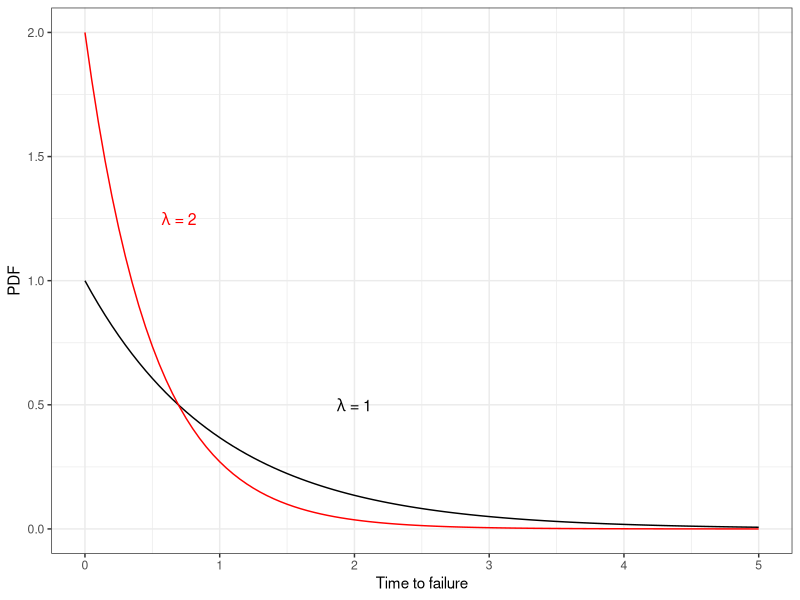
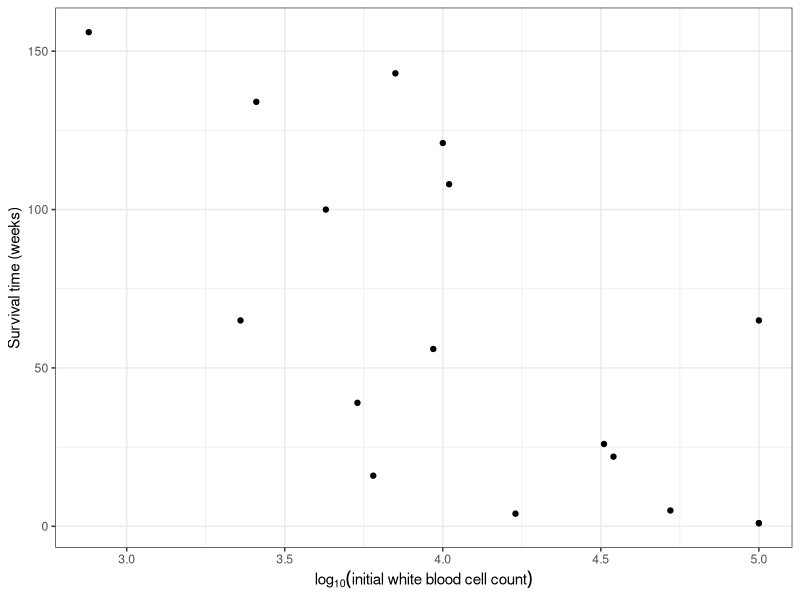
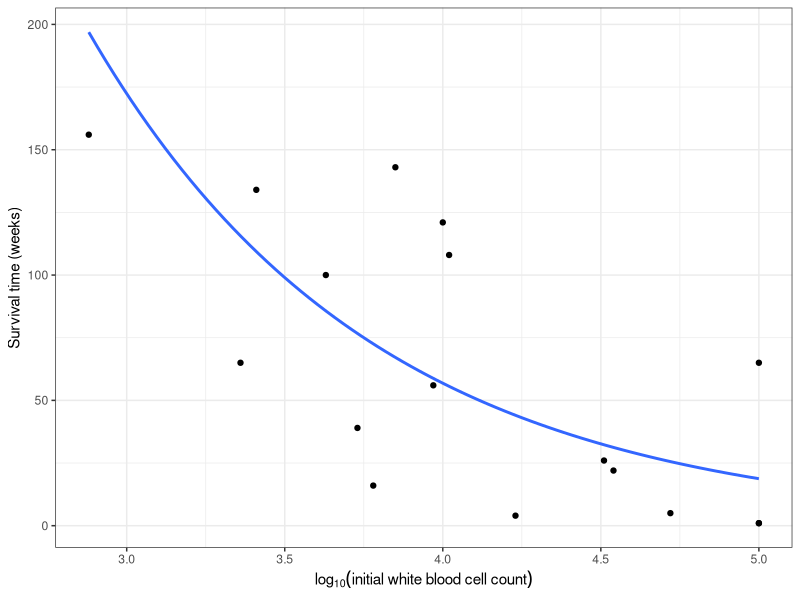
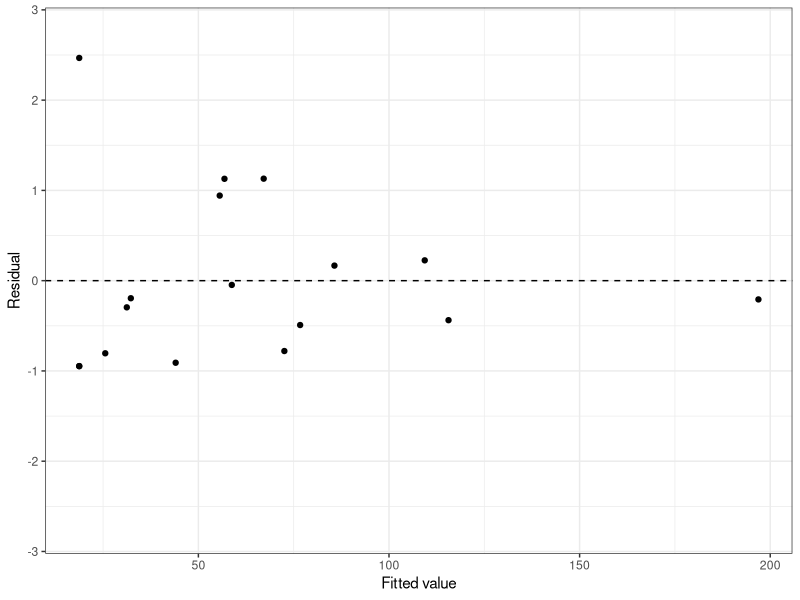

Here is the R script that generated these plots, in order:
library(ggplot2); theme_set(theme_bw())

# Exponential example
la1 <- expression(paste(lambda, " = 1"))
la2 <- expression(paste(lambda, " = 2"))

ggplot(data.frame(time = c(0, 5)), aes(time)) +
  stat_function(fun = dexp, args = list(rate = 1), show.legend = TRUE) +
  stat_function(fun = dexp, args = list(rate = 2), color = "red") +
  annotate("text", x = 2, y = .5, label = la1, size = 4) +
  annotate("text", x = .7, y = 1.25, label = la2, size = 4, color = "red") +
  xlab("Time to failure") +
  ylab("PDF")

# GLM example with survival data
dat <- read.table("leukemia.txt", header = TRUE, sep = "\t")

ggplot(dat, aes(log_wbc, surv_weeks)) +
  geom_point() +
  xlab(expression(log[10]("initial white blood cell count"))) +
  ylab("Survival time (weeks)")

# IRLS procedure
irls_exp <- function(x, y, be1, be2, max_iter = 100, tol = 1e-5) {
  X <- matrix(c(rep(1, length(x)), x), ncol = 2)
  be <- matrix(c(be1, be2), ncol = 1)
  be_prev <- be
  
  for (iter in 1:max_iter) {
    z <- X %*% be + y / (exp(X %*% be)) - 1
    cov_mat <- solve(t(X) %*% X) 
    be <- cov_mat %*% t(X) %*% z
    
    if (abs(be[1] - be_prev[1]) < tol && abs(be[2] - be_prev[2]) < tol) {
      break
    } else {
      be_prev <- be
    }
  }
  list(be = be, cov_mat = cov_mat, num_iter = iter)
}

irls_exp(dat$log_wbc, dat$surv_weeks, 10, -1)

# glm fit
mod <- glm(surv_weeks ~ log_wbc, family = Gamma(link = "log"), data = dat)
summary(mod) # standard error estimates not right
summary(mod, dispersion = 1) # correction for standard errors

# glm fitted curve 
ggplot(dat, aes(log_wbc, surv_weeks)) +
  geom_point() + 
  geom_smooth(method = "glm", formula = y ~ x, se = FALSE, 
    method.args = list(family = Gamma(link = "log"))) + 
  xlab(expression(log[10]("initial white blood cell count"))) +
  ylab("Survival time (weeks)")

# standardized residuals
r <- (dat$surv_weeks - mod$fitted.values) / mod$fitted.values

# plot of standardized residuals vs. fitted values
ggplot(data.frame(fitted_values = mod$fitted.values, residual = r), 
  aes(fitted_values, residual)) +
  geom_point() + 
  geom_hline(yintercept = 0, linetype = "dashed") +
  ylim(c(-2.75, 2.75)) + 
  xlab("Fitted value") +
  ylab("Residual")
